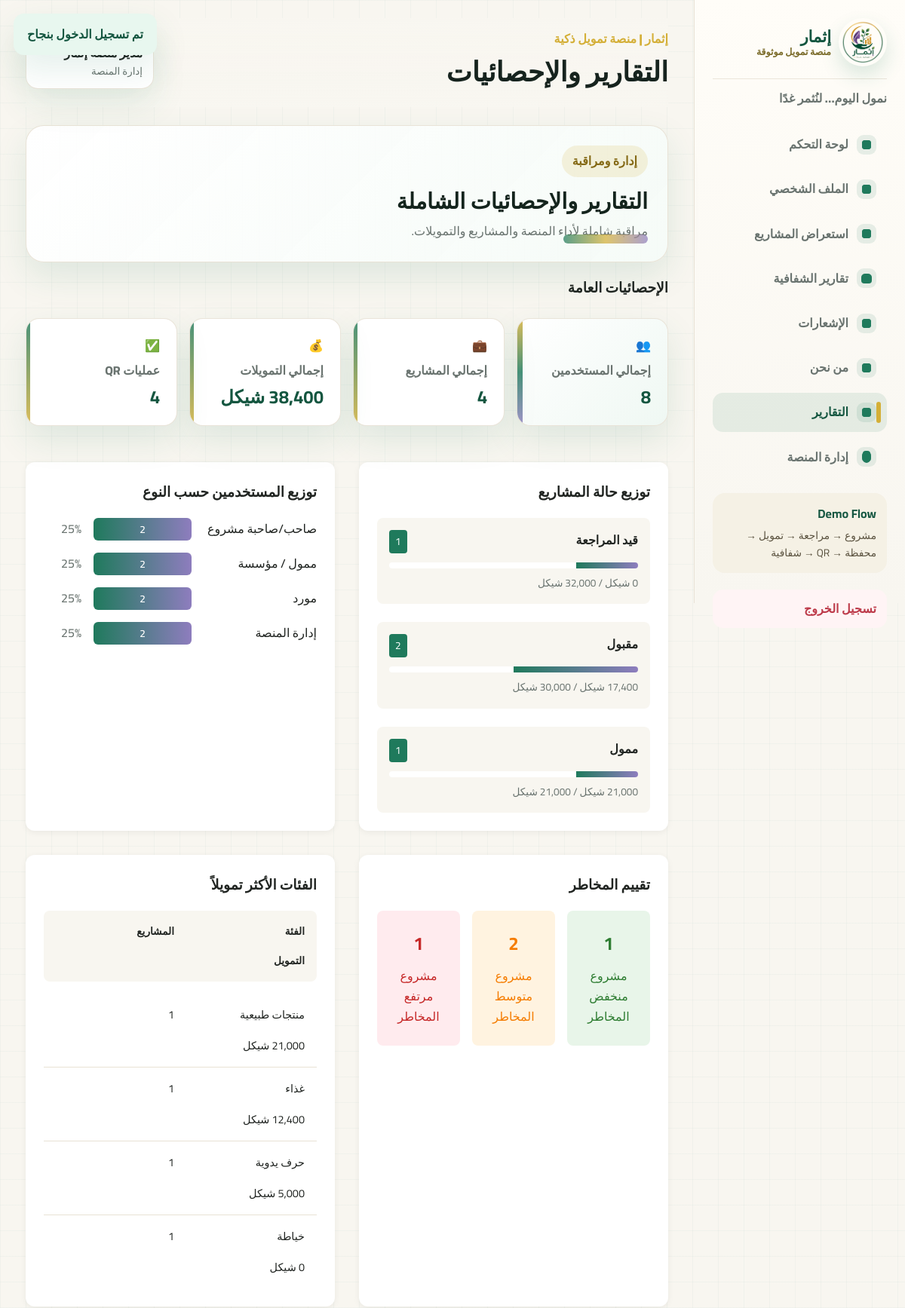
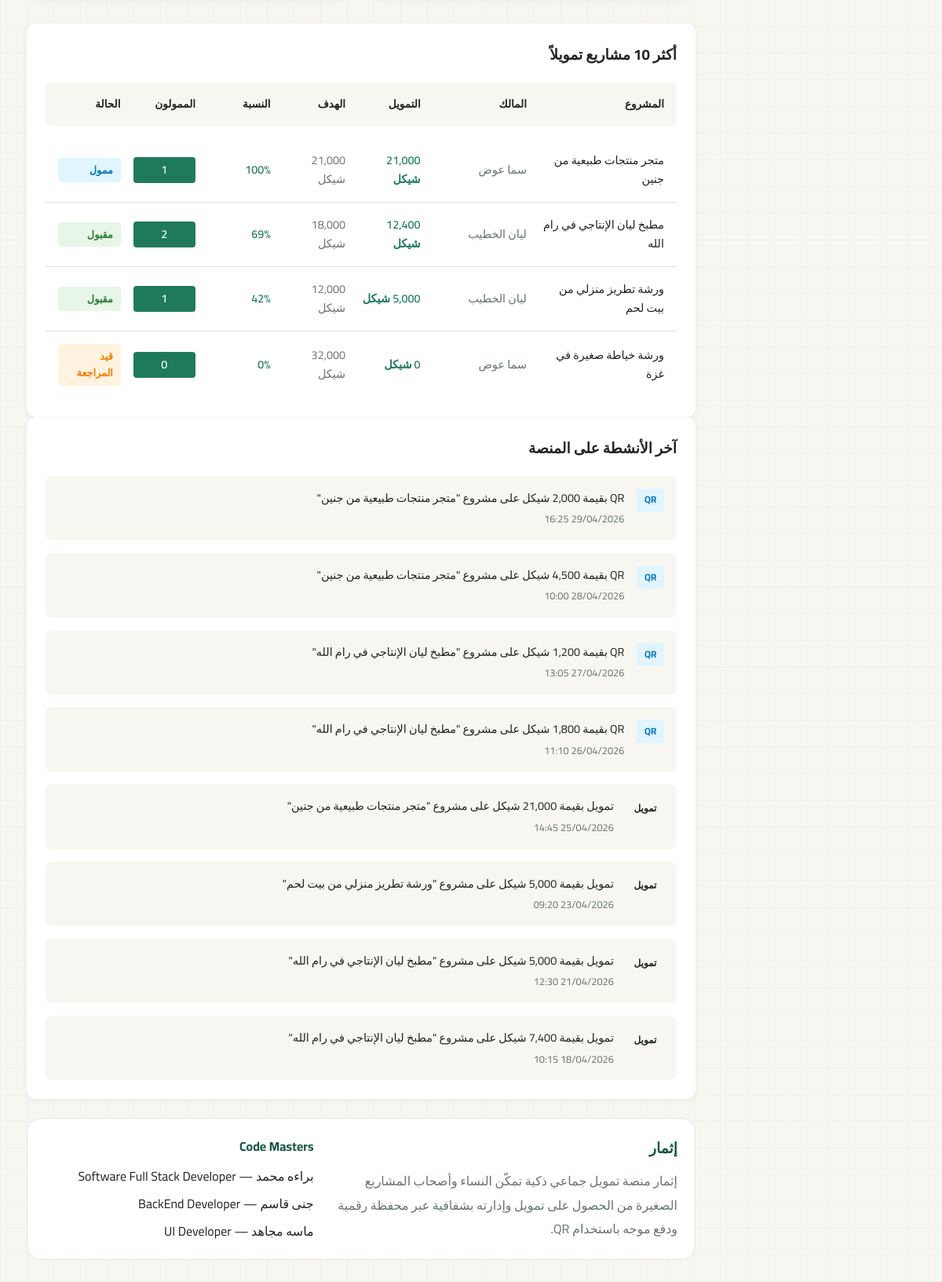
The page /pages/reports.php (signed in) on the database its author committed (2 pictures, top to bottom).
### tables this page shows
CREATE TABLE users (
  id INT AUTO_INCREMENT PRIMARY KEY,
  full_name VARCHAR(255),
  email VARCHAR(255) UNIQUE,
  phone VARCHAR(50),
  password VARCHAR(255),
  role ENUM('project_owner','funder','supplier','admin'),
  created_at TIMESTAMP DEFAULT CURRENT_TIMESTAMP
);

CREATE TABLE projects (
  id INT AUTO_INCREMENT PRIMARY KEY,
  owner_id INT,
  title VARCHAR(255),
  description TEXT,
  funding_goal DECIMAL(10,2),
  current_funding DECIMAL(10,2) DEFAULT 0,
  purpose VARCHAR(100),
  category VARCHAR(100),
  city VARCHAR(100),
  impact_summary TEXT,
  status ENUM('pending','approved','rejected','funded') DEFAULT 'pending',
  risk_score ENUM('low','medium','high') DEFAULT 'low',
  created_at TIMESTAMP DEFAULT CURRENT_TIMESTAMP,
  CONSTRAINT fk_projects_owner FOREIGN KEY (owner_id) REFERENCES users(id) ON DELETE SET NULL
);

### pages/reports.php (the view, shortened to what the rows shown need)
<?php
require_once __DIR__ . '/../includes/auth.php';
$user = require_role(['admin']);
$topProjects = db()->query('
    SELECT p.id, p.title, p.current_funding, p.funding_goal, p.status, u.full_name,
           COUNT(ft.id) fundersCount
    FROM projects p
    JOIN users u ON u.id = p.owner_id
    LEFT JOIN funding_transactions ft ON ft.project_id = p.id
    GROUP BY p.id
    ORDER BY p.current_funding DESC
    LIMIT 10
')->fetchAll();
$pageTitle = 'التقارير والإحصائيات';
require_once __DIR__ . '/../includes/header.php';
?>
<section class="welcome-panel admin-reports">
    <div>
        <h2>التقارير والإحصائيات الشاملة</h2>
    </div>
</section>
<div class="content-wrapper">
    <div class="card">
        <div class="projects-table">
            <?php foreach ($topProjects as $proj): ?>
            <div class="table-row">
                <span class="project-title"><?= e($proj['title']) ?></span>
                <span class="owner"><?= e($proj['full_name']) ?></span>
                <span class="funding"><?= e(money($proj['current_funding'])) ?></span>
                <span class="goal"><?= e(money($proj['funding_goal'])) ?></span>
                <span class="percent">
                    <?= e((string)progress_percent($proj['current_funding'], $proj['funding_goal'])) ?>%
                </span>
                <span class="funders"><?= e((string)$proj['fundersCount']) ?></span>
                <span class="status <?= e(status_class($proj['status'])) ?>">
                    <?= e(status_label($proj['status'])) ?>
                </span>
            </div>
            <?php endforeach; ?>
        </div>
    </div>
</div>
<?php require_once __DIR__ . '/../includes/footer.php'; ?>

### includes/header.php (shortened to what the rows shown need)
<?php
require_once __DIR__ . '/auth.php';
$pageTitle = $pageTitle ?? 'إثمار';
$layout = $layout ?? 'dashboard';
$user = current_user();
?>
<!DOCTYPE html>
<html lang="ar" dir="rtl">
<head>
    <link rel="stylesheet" href="<?= e(url('assets/css/style.css')) ?>">
    <link rel="stylesheet" href="<?= e(url('assets/css/dashboard.css')) ?>">
    <link rel="stylesheet" href="<?= e(url('assets/css/responsive.css')) ?>">
</head>
<body class="<?= e($layout) ?>-body">
<?php if ($layout === 'landing'): ?>
    <header class="landing-nav">
        <a class="brand" href="<?= e(url('index.php')) ?>">
            <?= logo_img('brand-logo') ?>
            <span class="brand-text">
                <strong>إثمار</strong>
                <small>نمول اليوم… لنُثمر غدًا</small>
            </span>
        </a>
        <nav class="nav-links">
            <a href="<?= e(url('index.php#home')) ?>">الرئيسية</a>
            <a href="<?= e(url('index.php#how')) ?>">كيف يعمل</a>
            <a href="<?= e(url('marketplace.php')) ?>">المشاريع</a>
            <a href="<?= e(url('about.php')) ?>">من نحن</a>
            <?php if ($user): ?>
                <a href="<?= e(url(dashboard_for_role($user['role']))) ?>">لوحة التحكم</a>
            <?php else: ?>
                <a href="<?= e(url('login.php')) ?>">تسجيل الدخول</a>
            <?php endif; ?>
        </nav>
        <?php if ($user): ?>
            <a class="btn btn-primary" href="<?= e(url('logout.php')) ?>">تسجيل الخروج</a>
        <?php else: ?>
            <a class="btn btn-primary" href="<?= e(url('signup.php')) ?>">ابدأ الآن</a>
        <?php endif; ?>
    </header>
<?php elseif ($layout === 'dashboard'): ?>
    <div class="app-shell">
        <?php include __DIR__ . '/sidebar.php'; ?>
        <main class="main-content">
            <div class="topbar">
                <div class="page-heading">
                    <p class="eyebrow">إثمار | منصة تمويل ذكية</p>
                    <h1><?= e($pageTitle) ?></h1>
                </div>
                <div class="user-pill">
                    <span><?= e($user['full_name'] ?? 'زائر') ?></span>
                    <small><?= e(isset($user['role']) ? role_label($user['role']) : 'غير مسجل') ?></small>
                </div>
            </div>
<?php endif; ?>

### rows shown on the page
users: role "إدارة المنصة"
projects: title "متجر منتجات طبيعية من جنين", owner.full_name "سما عوض", current_funding "21,000 شيكل", funding_goal "21,000 شيكل", current_funding+funding_goal "100", fundersCount "1", status "ممول"
projects: title "مطبخ ليان الإنتاجي في رام الله", owner.full_name "ليان الخطيب", current_funding "12,400 شيكل", funding_goal "18,000 شيكل", current_funding+funding_goal "69", fundersCount "2", status "مقبول"
projects: title "ورشة تطريز منزلي من بيت لحم", owner.full_name "ليان الخطيب", current_funding "5,000 شيكل", funding_goal "12,000 شيكل", current_funding+funding_goal "42", fundersCount "1", status "مقبول"
projects: title "ورشة خياطة صغيرة في غزة", owner.full_name "سما عوض", current_funding "0 شيكل", funding_goal "32,000 شيكل", current_funding+funding_goal "0", fundersCount "0", status "قيد المراجعة"

### other values the page prints
$item['label'] "لوحة التحكم"
$item['label'] "الملف الشخصي"
$item['label'] "استعراض المشاريع"
$item['label'] "تقارير الشفافية"
$item['label'] "الإشعارات"
$item['label'] "من نحن"
$item['label'] "التقارير"
$item['label'] "إدارة المنصة"
$pageTitle "التقارير والإحصائيات"
$flash['message'] "تم تسجيل الدخول بنجاح"
$generalStats['users'] "8"
$generalStats['projects'] "4"
money($generalStats['funding']) "38,400 شيكل"
$generalStats['qr_payments'] "4"
status_label($stat['status']) "قيد المراجعة"
